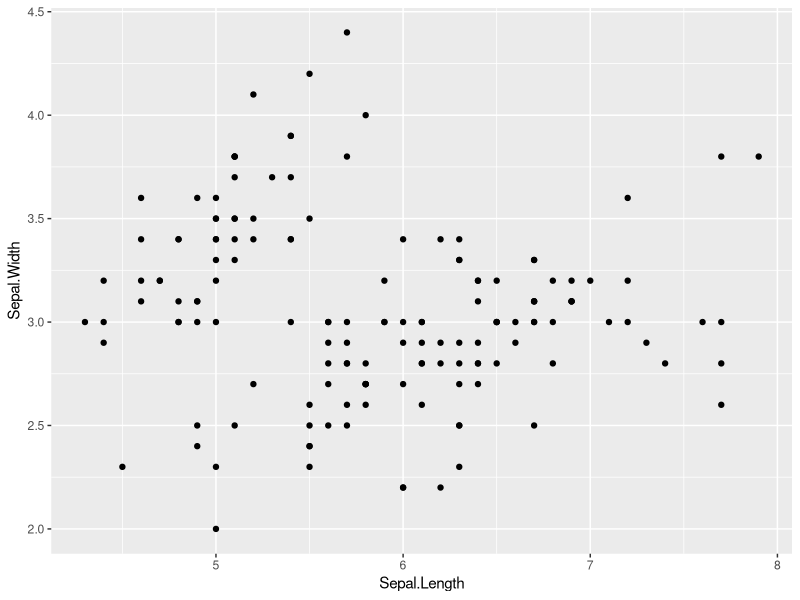
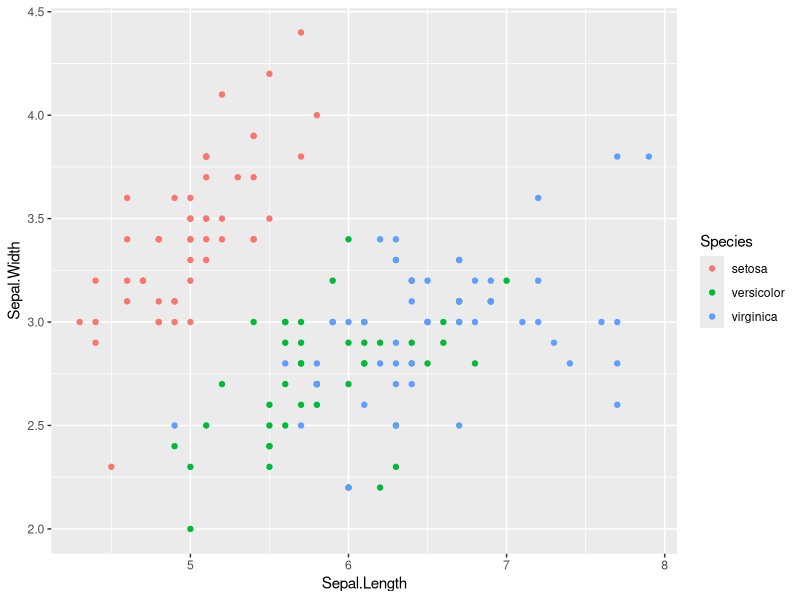
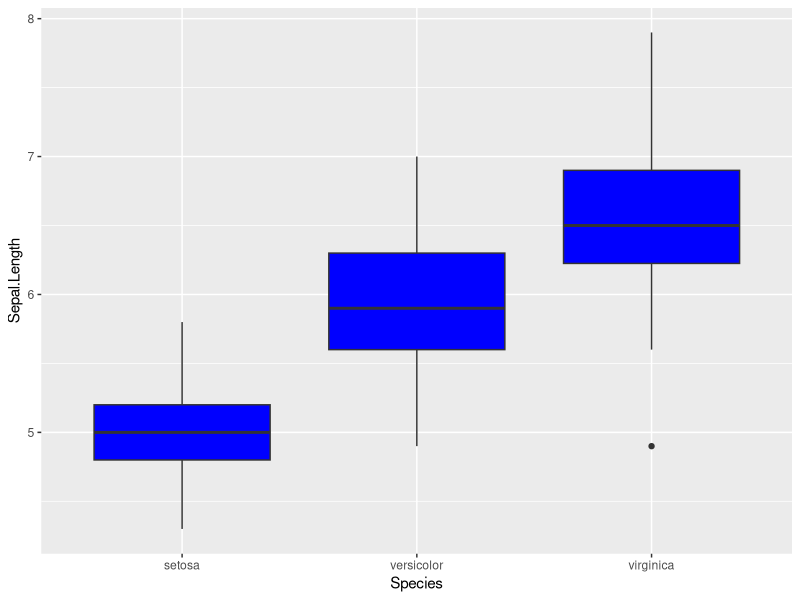

Source code (R) for these figures, in order:
## ---- chunk 1

knitr::opts_chunk$set(cache = T, highlight = T)


## ---- chunk 2
library(ggplot2)   # plotting library
library(dplyr)    # data manipulation
data("airquality")
## ---- chunk 3
filter(airquality, Temp < 58)
## ---- chunk 4
filter(airquality, is.na(Solar.R))
## ---- chunk 5
June_data <- filter(airquality, Month == 6)
nrow(June_data)  # a lot of rows to print
head(June_data)  # can have a glance using head()
## ---- chunk 6
filter(airquality, Month == 5, Temp < 60)
## ---- chunk 7
df <- select(airquality, Temp)
head(df)

## ---- chunk 8
df <- select(airquality, Month, Temp)
head(df)

## ---- chunk 9
df <- select(airquality, -Month)
head(df)
## ---- chunk 10
df <- select(airquality, Ozone:Temp)
head(df)
## ---- chunk 11
df <- mutate(airquality, Wind_kmph = 1.609 * Wind)
head(df)
## ---- chunk 12
month_conversion <- function(x){
  
  if (x == 5) month <- "May"
  else if (x == 6) month <- "June"
  else if (x == 7) month <- "July"
  else if (x == 8) month <- "August"
  else if (x == 9) month <- "September"
  else month <- NA
  
  return(month)
}

month_conversion(6)
## ---- chunk 13
df <- mutate(airquality, Month_long = sapply(Month, month_conversion)) 
head(df)
## ---- chunk 14
df <- transmute(airquality, Month_long = sapply(Month, month_conversion)) 
head(df)
## ---- chunk 15
df <- transmute(airquality,
                Wind_kmph = 1.609 * Wind,
                Month_long = sapply(Month, month_conversion)
                )

head(df)

## ---- chunk 16
filter(airquality, Month == 5) %>% 
  head()
## ---- chunk 17
airquality %>%    # airquality passed as first argument to mutate()
  mutate(Wind_kmph = 1.609 * Wind) %>%      # result of mutate() passed to filter()
  filter(Wind_kmph < 7)
## ---- chunk 18
str(iris)
## ---- chunk 19
ggplot(data = iris) + 
  geom_point(aes(x = Sepal.Length, Sepal.Width))
## ---- chunk 20
ggplot(data = iris, aes(x = Sepal.Length, Sepal.Width)) + 
  geom_point(aes(colour = Species))
## ---- chunk 21
ggplot(iris, aes(x = Species, y = Sepal.Length)) + 
  geom_boxplot(fill = "blue")
## ---- chunk 22
data(tips, package = 'reshape2')
str(tips)
